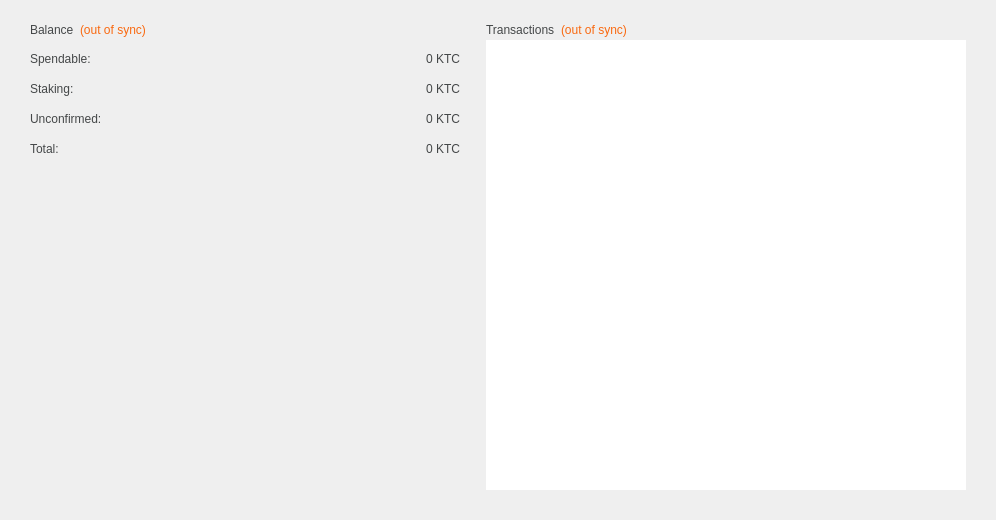
<?xml version="1.0" encoding="UTF-8"?>
<ui version="4.0">
 <class>OverviewPage</class>
 <widget class="QWidget" name="OverviewPage">
  <property name="geometry">
   <rect>
    <x>0</x>
    <y>0</y>
    <width>996</width>
    <height>520</height>
   </rect>
  </property>
  <property name="windowTitle">
   <string>Form</string>
  </property>
  <property name="windowOpacity">
   <double>1.000000000000000</double>
  </property>
  <property name="layoutDirection">
   <enum>Qt::LeftToRight</enum>
  </property>
  <property name="autoFillBackground">
   <bool>false</bool>
  </property>
  <layout class="QGridLayout" name="gridLayout">
   <property name="leftMargin">
    <number>0</number>
   </property>
   <property name="topMargin">
    <number>0</number>
   </property>
   <property name="rightMargin">
    <number>0</number>
   </property>
   <property name="bottomMargin">
    <number>0</number>
   </property>
   <property name="spacing">
    <number>0</number>
   </property>
   <item row="0" column="1">
    <layout class="QGridLayout" name="gridLayout_3">
     <property name="leftMargin">
      <number>0</number>
     </property>
     <property name="topMargin">
      <number>20</number>
     </property>
     <property name="rightMargin">
      <number>30</number>
     </property>
     <property name="bottomMargin">
      <number>0</number>
     </property>
     <property name="spacing">
      <number>0</number>
     </property>
     <item row="0" column="0" alignment="Qt::AlignLeft|Qt::AlignTop">
      <widget class="QFrame" name="frame_2">
       <property name="sizePolicy">
        <sizepolicy hsizetype="Fixed" vsizetype="Fixed">
         <horstretch>0</horstretch>
         <verstretch>0</verstretch>
        </sizepolicy>
       </property>
       <property name="minimumSize">
        <size>
         <width>480</width>
         <height>480</height>
        </size>
       </property>
       <property name="maximumSize">
        <size>
         <width>480</width>
         <height>480</height>
        </size>
       </property>
       <property name="frameShape">
        <enum>QFrame::NoFrame</enum>
       </property>
       <property name="frameShadow">
        <enum>QFrame::Raised</enum>
       </property>
       <layout class="QVBoxLayout" name="verticalLayout">
        <property name="spacing">
         <number>0</number>
        </property>
        <property name="leftMargin">
         <number>0</number>
        </property>
        <property name="topMargin">
         <number>0</number>
        </property>
        <property name="rightMargin">
         <number>0</number>
        </property>
        <property name="bottomMargin">
         <number>0</number>
        </property>
        <item>
         <layout class="QHBoxLayout" name="horizontalLayout_2">
          <property name="spacing">
           <number>6</number>
          </property>
          <property name="leftMargin">
           <number>0</number>
          </property>
          <property name="topMargin">
           <number>0</number>
          </property>
          <property name="bottomMargin">
           <number>0</number>
          </property>
          <item>
           <widget class="QLabel" name="labelTransactions">
            <property name="styleSheet">
             <string notr="true">QLabel {color: #444748}</string>
            </property>
            <property name="text">
             <string>Transactions</string>
            </property>
           </widget>
          </item>
          <item>
           <widget class="QLabel" name="labelTransactionsStatus">
            <property name="toolTip">
             <string>The displayed information may be out of date. Your wallet automatically synchronizes with the KateCoin network after a connection is established, but this process has not completed yet.</string>
            </property>
            <property name="styleSheet">
             <string notr="true">QLabel { color: #F96910; }</string>
            </property>
            <property name="text">
             <string notr="true">(out of sync)</string>
            </property>
           </widget>
          </item>
          <item>
           <spacer name="horizontalSpacer">
            <property name="orientation">
             <enum>Qt::Horizontal</enum>
            </property>
            <property name="sizeHint" stdset="0">
             <size>
              <width>40</width>
              <height>20</height>
             </size>
            </property>
           </spacer>
          </item>
         </layout>
        </item>
        <item>
         <widget class="QListView" name="listTransactions">
          <property name="sizePolicy">
           <sizepolicy hsizetype="Preferred" vsizetype="Preferred">
            <horstretch>0</horstretch>
            <verstretch>0</verstretch>
           </sizepolicy>
          </property>
          <property name="minimumSize">
           <size>
            <width>480</width>
            <height>450</height>
           </size>
          </property>
          <property name="maximumSize">
           <size>
            <width>480</width>
            <height>450</height>
           </size>
          </property>
          <property name="cursor" stdset="0">
           <cursorShape>PointingHandCursor</cursorShape>
          </property>
          <property name="layoutDirection">
           <enum>Qt::LeftToRight</enum>
          </property>
          <property name="frameShape">
           <enum>QFrame::NoFrame</enum>
          </property>
          <property name="verticalScrollBarPolicy">
           <enum>Qt::ScrollBarAlwaysOff</enum>
          </property>
          <property name="horizontalScrollBarPolicy">
           <enum>Qt::ScrollBarAlwaysOff</enum>
          </property>
          <property name="autoScroll">
           <bool>false</bool>
          </property>
          <property name="autoScrollMargin">
           <number>16</number>
          </property>
          <property name="selectionMode">
           <enum>QAbstractItemView::NoSelection</enum>
          </property>
          <property name="resizeMode">
           <enum>QListView::Fixed</enum>
          </property>
         </widget>
        </item>
        <item>
         <spacer name="verticalSpacer_3">
          <property name="orientation">
           <enum>Qt::Vertical</enum>
          </property>
          <property name="sizeHint" stdset="0">
           <size>
            <width>20</width>
            <height>40</height>
           </size>
          </property>
         </spacer>
        </item>
       </layout>
      </widget>
     </item>
    </layout>
   </item>
   <item row="0" column="0">
    <layout class="QFormLayout" name="formLayout_4">
     <property name="sizeConstraint">
      <enum>QLayout::SetDefaultConstraint</enum>
     </property>
     <property name="fieldGrowthPolicy">
      <enum>QFormLayout::AllNonFixedFieldsGrow</enum>
     </property>
     <property name="formAlignment">
      <set>Qt::AlignLeading|Qt::AlignLeft|Qt::AlignTop</set>
     </property>
     <property name="horizontalSpacing">
      <number>0</number>
     </property>
     <property name="verticalSpacing">
      <number>0</number>
     </property>
     <property name="leftMargin">
      <number>30</number>
     </property>
     <property name="topMargin">
      <number>20</number>
     </property>
     <property name="rightMargin">
      <number>0</number>
     </property>
     <property name="bottomMargin">
      <number>0</number>
     </property>
     <item row="0" column="0" colspan="2">
      <widget class="QFrame" name="frame">
       <property name="sizePolicy">
        <sizepolicy hsizetype="Preferred" vsizetype="Fixed">
         <horstretch>0</horstretch>
         <verstretch>0</verstretch>
        </sizepolicy>
       </property>
       <property name="minimumSize">
        <size>
         <width>0</width>
         <height>0</height>
        </size>
       </property>
       <property name="maximumSize">
        <size>
         <width>480</width>
         <height>480</height>
        </size>
       </property>
       <property name="layoutDirection">
        <enum>Qt::LeftToRight</enum>
       </property>
       <property name="frameShape">
        <enum>QFrame::NoFrame</enum>
       </property>
       <property name="frameShadow">
        <enum>QFrame::Raised</enum>
       </property>
       <layout class="QVBoxLayout" name="verticalLayout_4" stretch="0,0,0">
        <property name="spacing">
         <number>12</number>
        </property>
        <property name="leftMargin">
         <number>0</number>
        </property>
        <property name="topMargin">
         <number>0</number>
        </property>
        <property name="rightMargin">
         <number>0</number>
        </property>
        <property name="bottomMargin">
         <number>0</number>
        </property>
        <item>
         <layout class="QHBoxLayout" name="horizontalLayout_4">
          <property name="spacing">
           <number>6</number>
          </property>
          <property name="leftMargin">
           <number>0</number>
          </property>
          <property name="topMargin">
           <number>0</number>
          </property>
          <item>
           <widget class="QLabel" name="labelBalance">
            <property name="styleSheet">
             <string notr="true">QLabel {color: #444748}</string>
            </property>
            <property name="text">
             <string>Balance</string>
            </property>
           </widget>
          </item>
          <item>
           <widget class="QLabel" name="labelWalletStatus">
            <property name="toolTip">
             <string>The displayed information may be out of date. Your wallet automatically synchronizes with the KateCoin network after a connection is established, but this process has not completed yet.</string>
            </property>
            <property name="styleSheet">
             <string notr="true">QLabel { color: #F96910; }</string>
            </property>
            <property name="text">
             <string notr="true">(out of sync)</string>
            </property>
           </widget>
          </item>
          <item>
           <spacer name="horizontalSpacer_2">
            <property name="orientation">
             <enum>Qt::Horizontal</enum>
            </property>
            <property name="sizeHint" stdset="0">
             <size>
              <width>40</width>
              <height>20</height>
             </size>
            </property>
           </spacer>
          </item>
         </layout>
        </item>
        <item>
         <layout class="QFormLayout" name="formLayout_2">
          <property name="sizeConstraint">
           <enum>QLayout::SetDefaultConstraint</enum>
          </property>
          <property name="fieldGrowthPolicy">
           <enum>QFormLayout::FieldsStayAtSizeHint</enum>
          </property>
          <property name="labelAlignment">
           <set>Qt::AlignLeading</set>
          </property>
          <property name="formAlignment">
           <set>Qt::AlignLeading|Qt::AlignLeft|Qt::AlignTop</set>
          </property>
          <property name="horizontalSpacing">
           <number>100</number>
          </property>
          <property name="verticalSpacing">
           <number>16</number>
          </property>
          <property name="leftMargin">
           <number>0</number>
          </property>
          <property name="topMargin">
           <number>0</number>
          </property>
          <property name="rightMargin">
           <number>0</number>
          </property>
          <item row="0" column="0">
           <widget class="QLabel" name="labelSpendableText">
            <property name="minimumSize">
             <size>
              <width>130</width>
              <height>0</height>
             </size>
            </property>
            <property name="toolTip">
             <string>Your current spendable balance</string>
            </property>
            <property name="layoutDirection">
             <enum>Qt::LeftToRight</enum>
            </property>
            <property name="styleSheet">
             <string notr="true">QLabel {color: #444748}</string>
            </property>
            <property name="text">
             <string>Spendable:</string>
            </property>
           </widget>
          </item>
          <item row="0" column="1">
           <widget class="QLabel" name="labelSpendable">
            <property name="sizePolicy">
             <sizepolicy hsizetype="Preferred" vsizetype="Preferred">
              <horstretch>0</horstretch>
              <verstretch>0</verstretch>
             </sizepolicy>
            </property>
            <property name="minimumSize">
             <size>
              <width>200</width>
              <height>0</height>
             </size>
            </property>
            <property name="maximumSize">
             <size>
              <width>200</width>
              <height>16777215</height>
             </size>
            </property>
            <property name="cursor">
             <cursorShape>IBeamCursor</cursorShape>
            </property>
            <property name="toolTip">
             <string/>
            </property>
            <property name="layoutDirection">
             <enum>Qt::LeftToRight</enum>
            </property>
            <property name="styleSheet">
             <string notr="true">QLabel {color: #444748}</string>
            </property>
            <property name="text">
             <string notr="true">0 KTC</string>
            </property>
            <property name="alignment">
             <set>Qt::AlignBottom|Qt::AlignRight|Qt::AlignTrailing</set>
            </property>
            <property name="textInteractionFlags">
             <set>Qt::LinksAccessibleByMouse|Qt::TextSelectableByKeyboard|Qt::TextSelectableByMouse</set>
            </property>
           </widget>
          </item>
          <item row="1" column="0">
           <widget class="QLabel" name="labelStakeText">
            <property name="minimumSize">
             <size>
              <width>130</width>
              <height>0</height>
             </size>
            </property>
            <property name="toolTip">
             <string>Total of coins that was staked, and do not yet count toward the spendable balance.</string>
            </property>
            <property name="styleSheet">
             <string notr="true">QLabel {color: #444748}</string>
            </property>
            <property name="text">
             <string>Staking:</string>
            </property>
           </widget>
          </item>
          <item row="1" column="1">
           <widget class="QLabel" name="labelStake">
            <property name="minimumSize">
             <size>
              <width>200</width>
              <height>0</height>
             </size>
            </property>
            <property name="maximumSize">
             <size>
              <width>200</width>
              <height>16777215</height>
             </size>
            </property>
            <property name="cursor">
             <cursorShape>IBeamCursor</cursorShape>
            </property>
            <property name="toolTip">
             <string/>
            </property>
            <property name="layoutDirection">
             <enum>Qt::LeftToRight</enum>
            </property>
            <property name="styleSheet">
             <string notr="true">QLabel {color: #444748}</string>
            </property>
            <property name="text">
             <string notr="true">0 KTC</string>
            </property>
            <property name="alignment">
             <set>Qt::AlignBottom|Qt::AlignRight|Qt::AlignTrailing</set>
            </property>
            <property name="textInteractionFlags">
             <set>Qt::LinksAccessibleByMouse|Qt::TextSelectableByKeyboard|Qt::TextSelectableByMouse</set>
            </property>
           </widget>
          </item>
          <item row="2" column="0">
           <widget class="QLabel" name="labelUnconfirmedText">
            <property name="sizePolicy">
             <sizepolicy hsizetype="Preferred" vsizetype="Preferred">
              <horstretch>0</horstretch>
              <verstretch>0</verstretch>
             </sizepolicy>
            </property>
            <property name="minimumSize">
             <size>
              <width>130</width>
              <height>0</height>
             </size>
            </property>
            <property name="maximumSize">
             <size>
              <width>16777215</width>
              <height>16777215</height>
             </size>
            </property>
            <property name="toolTip">
             <string>Total of transactions that have yet to be confirmed, and do not yet count toward the current balance</string>
            </property>
            <property name="styleSheet">
             <string notr="true">QLabel {color: #444748}</string>
            </property>
            <property name="text">
             <string>Unconfirmed:</string>
            </property>
           </widget>
          </item>
          <item row="2" column="1">
           <widget class="QLabel" name="labelUnconfirmed">
            <property name="minimumSize">
             <size>
              <width>200</width>
              <height>0</height>
             </size>
            </property>
            <property name="maximumSize">
             <size>
              <width>200</width>
              <height>16777215</height>
             </size>
            </property>
            <property name="cursor">
             <cursorShape>IBeamCursor</cursorShape>
            </property>
            <property name="toolTip">
             <string/>
            </property>
            <property name="layoutDirection">
             <enum>Qt::LeftToRight</enum>
            </property>
            <property name="styleSheet">
             <string notr="true">QLabel {color: #444748}</string>
            </property>
            <property name="text">
             <string notr="true">0 KTC</string>
            </property>
            <property name="alignment">
             <set>Qt::AlignBottom|Qt::AlignRight|Qt::AlignTrailing</set>
            </property>
            <property name="textInteractionFlags">
             <set>Qt::LinksAccessibleByMouse|Qt::TextSelectableByKeyboard|Qt::TextSelectableByMouse</set>
            </property>
           </widget>
          </item>
          <item row="3" column="0">
           <widget class="QLabel" name="labelTotalText">
            <property name="minimumSize">
             <size>
              <width>130</width>
              <height>0</height>
             </size>
            </property>
            <property name="toolTip">
             <string>Your current total balance</string>
            </property>
            <property name="styleSheet">
             <string notr="true">QLabel {color: #444748}</string>
            </property>
            <property name="text">
             <string>Total:</string>
            </property>
           </widget>
          </item>
          <item row="3" column="1">
           <widget class="QLabel" name="labelTotal">
            <property name="minimumSize">
             <size>
              <width>200</width>
              <height>0</height>
             </size>
            </property>
            <property name="maximumSize">
             <size>
              <width>200</width>
              <height>16777215</height>
             </size>
            </property>
            <property name="cursor">
             <cursorShape>IBeamCursor</cursorShape>
            </property>
            <property name="toolTip">
             <string/>
            </property>
            <property name="layoutDirection">
             <enum>Qt::LeftToRight</enum>
            </property>
            <property name="styleSheet">
             <string notr="true">QLabel {color: #444748}</string>
            </property>
            <property name="text">
             <string notr="true">0 KTC</string>
            </property>
            <property name="alignment">
             <set>Qt::AlignBottom|Qt::AlignRight|Qt::AlignTrailing</set>
            </property>
            <property name="textInteractionFlags">
             <set>Qt::LinksAccessibleByMouse|Qt::TextSelectableByKeyboard|Qt::TextSelectableByMouse</set>
            </property>
           </widget>
          </item>
         </layout>
        </item>
        <item>
         <spacer name="verticalSpacer">
          <property name="orientation">
           <enum>Qt::Vertical</enum>
          </property>
          <property name="sizeHint" stdset="0">
           <size>
            <width>20</width>
            <height>40</height>
           </size>
          </property>
         </spacer>
        </item>
       </layout>
      </widget>
     </item>
    </layout>
   </item>
  </layout>
 </widget>
 <resources/>
 <connections/>
</ui>
